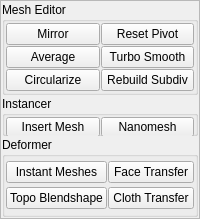
         <widget class="QFrame" name="frame_2">
          <property name="minimumSize">
           <size>
            <width>0</width>
            <height>24</height>
           </size>
          </property>
          <property name="maximumSize">
           <size>
            <width>16777215</width>
            <height>1600</height>
           </size>
          </property>
          <property name="frameShape">
           <enum>QFrame::StyledPanel</enum>
          </property>
          <property name="frameShadow">
           <enum>QFrame::Raised</enum>
          </property>
          <layout class="QVBoxLayout" name="verticalLayout_2">
           <property name="spacing">
            <number>1</number>
           </property>
           <property name="leftMargin">
            <number>1</number>
           </property>
           <property name="topMargin">
            <number>1</number>
           </property>
           <property name="rightMargin">
            <number>1</number>
           </property>
           <property name="bottomMargin">
            <number>1</number>
           </property>
           <item>
            <widget class="QGroupBox" name="groupBox_2">
             <property name="sizePolicy">
              <sizepolicy hsizetype="Preferred" vsizetype="Preferred">
               <horstretch>0</horstretch>
               <verstretch>0</verstretch>
              </sizepolicy>
             </property>
             <property name="minimumSize">
              <size>
               <width>0</width>
               <height>80</height>
              </size>
             </property>
             <property name="maximumSize">
              <size>
               <width>16777215</width>
               <height>1600</height>
              </size>
             </property>
             <property name="title">
              <string>Mesh Editor</string>
             </property>
             <layout class="QGridLayout" name="gridLayout_7">
              <property name="leftMargin">
               <number>1</number>
              </property>
              <property name="topMargin">
               <number>1</number>
              </property>
              <property name="rightMargin">
               <number>1</number>
              </property>
              <property name="bottomMargin">
               <number>1</number>
              </property>
              <property name="spacing">
               <number>1</number>
              </property>
              <item row="1" column="0">
               <widget class="QPushButton" name="pushButton_13">
                <property name="minimumSize">
                 <size>
                  <width>0</width>
                  <height>20</height>
                 </size>
                </property>
                <property name="text">
                 <string>Mirror</string>
                </property>
               </widget>
              </item>
              <item row="3" column="1">
               <widget class="QPushButton" name="pushButton_15">
                <property name="minimumSize">
                 <size>
                  <width>0</width>
                  <height>20</height>
                 </size>
                </property>
                <property name="text">
                 <string>Turbo Smooth</string>
                </property>
               </widget>
              </item>
              <item row="4" column="0">
               <widget class="QPushButton" name="pushButton_10">
                <property name="minimumSize">
                 <size>
                  <width>0</width>
                  <height>20</height>
                 </size>
                </property>
                <property name="text">
                 <string>Circularize</string>
                </property>
               </widget>
              </item>
              <item row="3" column="0">
               <widget class="QPushButton" name="pushButton_11">
                <property name="minimumSize">
                 <size>
                  <width>0</width>
                  <height>20</height>
                 </size>
                </property>
                <property name="text">
                 <string>Average</string>
                </property>
               </widget>
              </item>
              <item row="4" column="1">
               <widget class="QPushButton" name="pushButton_18">
                <property name="minimumSize">
                 <size>
                  <width>0</width>
                  <height>20</height>
                 </size>
                </property>
                <property name="text">
                 <string>Rebuild Subdiv</string>
                </property>
               </widget>
              </item>
              <item row="1" column="1">
               <widget class="QPushButton" name="pushButton_12">
                <property name="minimumSize">
                 <size>
                  <width>0</width>
                  <height>20</height>
                 </size>
                </property>
                <property name="text">
                 <string>Reset Pivot</string>
                </property>
               </widget>
              </item>
             </layout>
            </widget>
           </item>
           <item>
            <widget class="QGroupBox" name="groupBox_3">
             <property name="sizePolicy">
              <sizepolicy hsizetype="Preferred" vsizetype="Preferred">
               <horstretch>0</horstretch>
               <verstretch>0</verstretch>
              </sizepolicy>
             </property>
             <property name="minimumSize">
              <size>
               <width>0</width>
               <height>40</height>
              </size>
             </property>
             <property name="maximumSize">
              <size>
               <width>16777215</width>
               <height>40</height>
              </size>
             </property>
             <property name="title">
              <string>Instancer</string>
             </property>
             <layout class="QGridLayout" name="gridLayout_8">
              <property name="leftMargin">
               <number>1</number>
              </property>
              <property name="topMargin">
               <number>1</number>
              </property>
              <property name="rightMargin">
               <number>1</number>
              </property>
              <property name="bottomMargin">
               <number>1</number>
              </property>
              <property name="spacing">
               <number>1</number>
              </property>
              <item row="0" column="1">
               <widget class="QPushButton" name="pushButton_16">
                <property name="minimumSize">
                 <size>
                  <width>0</width>
                  <height>20</height>
                 </size>
                </property>
                <property name="text">
                 <string>Nanomesh</string>
                </property>
               </widget>
              </item>
              <item row="0" column="0">
               <widget class="QPushButton" name="pushButton_14">
                <property name="minimumSize">
                 <size>
                  <width>0</width>
                  <height>20</height>
                 </size>
                </property>
                <property name="text">
                 <string>Insert Mesh</string>
                </property>
               </widget>
              </item>
             </layout>
            </widget>
           </item>
           <item>
            <widget class="QGroupBox" name="groupBox">
             <property name="sizePolicy">
              <sizepolicy hsizetype="Preferred" vsizetype="Preferred">
               <horstretch>0</horstretch>
               <verstretch>0</verstretch>
              </sizepolicy>
             </property>
             <property name="minimumSize">
              <size>
               <width>0</width>
               <height>80</height>
              </size>
             </property>
             <property name="maximumSize">
              <size>
               <width>16777215</width>
               <height>1600</height>
              </size>
             </property>
             <property name="title">
              <string>Deformer</string>
             </property>
             <layout class="QGridLayout" name="gridLayout_2">
              <property name="leftMargin">
               <number>1</number>
              </property>
              <property name="topMargin">
               <number>1</number>
              </property>
              <property name="rightMargin">
               <number>1</number>
              </property>
              <property name="bottomMargin">
               <number>1</number>
              </property>
              <property name="spacing">
               <number>1</number>
              </property>
              <item row="0" column="0">
               <widget class="QPushButton" name="pushButton_17">
                <property name="minimumSize">
                 <size>
                  <width>0</width>
                  <height>20</height>
                 </size>
                </property>
                <property name="text">
                 <string>Instant Meshes</string>
                </property>
               </widget>
              </item>
              <item row="0" column="1">
               <widget class="QPushButton" name="pushButton_36">
                <property name="minimumSize">
                 <size>
                  <width>0</width>
                  <height>20</height>
                 </size>
                </property>
                <property name="text">
                 <string>Face Transfer</string>
                </property>
               </widget>
              </item>
              <item row="1" column="0">
               <widget class="QPushButton" name="pushButton_30">
                <property name="minimumSize">
                 <size>
                  <width>0</width>
                  <height>20</height>
                 </size>
                </property>
                <property name="text">
                 <string>Topo Blendshape</string>
                </property>
               </widget>
              </item>
              <item row="1" column="1">
               <widget class="QPushButton" name="pushButton_33">
                <property name="minimumSize">
                 <size>
                  <width>0</width>
                  <height>20</height>
                 </size>
                </property>
                <property name="text">
                 <string>Cloth Transfer</string>
                </property>
               </widget>
              </item>
             </layout>
            </widget>
           </item>
          </layout>
         </widget>
